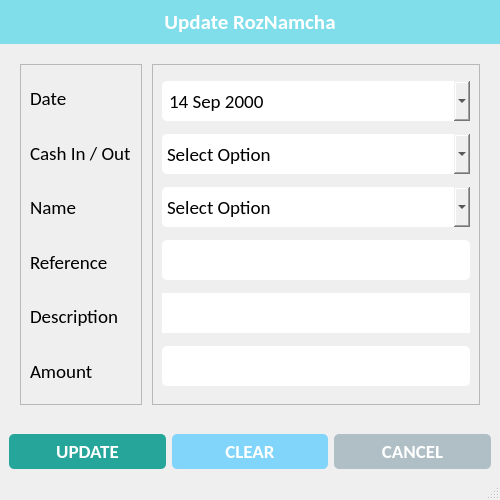
<?xml version="1.0" encoding="UTF-8"?>
<ui version="4.0">
 <class>UpdateRozNamchaWindow</class>
 <widget class="QMainWindow" name="UpdateRozNamchaWindow">
  <property name="geometry">
   <rect>
    <x>0</x>
    <y>0</y>
    <width>500</width>
    <height>500</height>
   </rect>
  </property>
  <property name="minimumSize">
   <size>
    <width>500</width>
    <height>500</height>
   </size>
  </property>
  <property name="maximumSize">
   <size>
    <width>500</width>
    <height>500</height>
   </size>
  </property>
  <property name="windowTitle">
   <string>Update Roznamcha</string>
  </property>
  <property name="windowIcon">
   <iconset resource="../resources.qrc">
    <normaloff>:/icons/assets/icons/logo.png</normaloff>:/icons/assets/icons/logo.png</iconset>
  </property>
  <property name="iconSize">
   <size>
    <width>32</width>
    <height>32</height>
   </size>
  </property>
  <widget class="QWidget" name="centralwidget">
   <property name="styleSheet">
    <string notr="true">#label_widget {
	background-color: #80deea;
}

#label_5 {
	color: #fff;
}

#btn_update {
	background-color: #26a69a;
	border-radius: 5px;
	padding: 5px 0px;
	color: white;
}

#btn_clear {
	background-color: #81d4fa;
	border-radius: 5px;
	padding: 5px 0px;
	color: white;
}

#btn_cancel {
	background-color: #b0bec5;
	border-radius: 5px;
	padding: 5px 0px;
	color: white;
}

QLineEdit {
	border-radius: 5px;
	padding: 5px 5px;
}

QDateEdit {
	border-radius: 5px;
	padding: 5px 5px;
}

QComboBox {
	border-radius: 5px;
	padding: 5px 5px;
}

QTextEdit {
	border-radius: 10px;
	padding: 0px 0px;
}</string>
   </property>
   <layout class="QVBoxLayout" name="verticalLayout_4">
    <property name="spacing">
     <number>0</number>
    </property>
    <property name="leftMargin">
     <number>0</number>
    </property>
    <property name="topMargin">
     <number>0</number>
    </property>
    <property name="rightMargin">
     <number>0</number>
    </property>
    <property name="bottomMargin">
     <number>0</number>
    </property>
    <item>
     <widget class="QWidget" name="label_widget" native="true">
      <layout class="QVBoxLayout" name="verticalLayout">
       <item>
        <widget class="QLabel" name="label_5">
         <property name="font">
          <font>
           <family>Calibri</family>
           <pointsize>16</pointsize>
           <weight>75</weight>
           <bold>true</bold>
          </font>
         </property>
         <property name="text">
          <string>Update RozNamcha</string>
         </property>
         <property name="alignment">
          <set>Qt::AlignCenter</set>
         </property>
        </widget>
       </item>
      </layout>
     </widget>
    </item>
    <item>
     <widget class="QWidget" name="details_widget" native="true">
      <layout class="QHBoxLayout" name="horizontalLayout">
       <property name="spacing">
        <number>10</number>
       </property>
       <property name="leftMargin">
        <number>20</number>
       </property>
       <property name="topMargin">
        <number>20</number>
       </property>
       <property name="rightMargin">
        <number>20</number>
       </property>
       <property name="bottomMargin">
        <number>20</number>
       </property>
       <item>
        <widget class="QFrame" name="lbl_frame">
         <property name="frameShape">
          <enum>QFrame::StyledPanel</enum>
         </property>
         <property name="frameShadow">
          <enum>QFrame::Raised</enum>
         </property>
         <layout class="QVBoxLayout" name="verticalLayout_2">
          <property name="spacing">
           <number>6</number>
          </property>
          <property name="topMargin">
           <number>9</number>
          </property>
          <property name="bottomMargin">
           <number>9</number>
          </property>
          <item>
           <widget class="QLabel" name="lbl_date">
            <property name="font">
             <font>
              <family>Calibri</family>
              <pointsize>14</pointsize>
             </font>
            </property>
            <property name="text">
             <string>Date</string>
            </property>
           </widget>
          </item>
          <item>
           <widget class="QLabel" name="lbl_cashInOut">
            <property name="font">
             <font>
              <family>Calibri</family>
              <pointsize>14</pointsize>
             </font>
            </property>
            <property name="text">
             <string>Cash In / Out</string>
            </property>
           </widget>
          </item>
          <item>
           <widget class="QLabel" name="lbl_name">
            <property name="font">
             <font>
              <family>Calibri</family>
              <pointsize>14</pointsize>
             </font>
            </property>
            <property name="text">
             <string>Name</string>
            </property>
           </widget>
          </item>
          <item>
           <widget class="QLabel" name="lbl_reference">
            <property name="font">
             <font>
              <family>Calibri</family>
              <pointsize>14</pointsize>
             </font>
            </property>
            <property name="text">
             <string>Reference</string>
            </property>
           </widget>
          </item>
          <item>
           <widget class="QLabel" name="lbl_description">
            <property name="font">
             <font>
              <family>Calibri</family>
              <pointsize>14</pointsize>
             </font>
            </property>
            <property name="text">
             <string>Description</string>
            </property>
            <property name="alignment">
             <set>Qt::AlignLeading|Qt::AlignLeft|Qt::AlignVCenter</set>
            </property>
           </widget>
          </item>
          <item>
           <widget class="QLabel" name="lbl_amount">
            <property name="font">
             <font>
              <family>Calibri</family>
              <pointsize>14</pointsize>
             </font>
            </property>
            <property name="text">
             <string>Amount</string>
            </property>
           </widget>
          </item>
         </layout>
        </widget>
       </item>
       <item>
        <widget class="QFrame" name="lbl_inputs">
         <property name="frameShape">
          <enum>QFrame::StyledPanel</enum>
         </property>
         <property name="frameShadow">
          <enum>QFrame::Raised</enum>
         </property>
         <layout class="QVBoxLayout" name="verticalLayout_3">
          <item>
           <widget class="QDateEdit" name="txt_date">
            <property name="minimumSize">
             <size>
              <width>0</width>
              <height>0</height>
             </size>
            </property>
            <property name="maximumSize">
             <size>
              <width>1000</width>
              <height>40</height>
             </size>
            </property>
            <property name="font">
             <font>
              <family>Calibri</family>
              <pointsize>14</pointsize>
             </font>
            </property>
            <property name="minimumDate">
             <date>
              <year>2000</year>
              <month>9</month>
              <day>14</day>
             </date>
            </property>
            <property name="currentSection">
             <enum>QDateTimeEdit::DaySection</enum>
            </property>
            <property name="calendarPopup">
             <bool>true</bool>
            </property>
            <property name="timeSpec">
             <enum>Qt::LocalTime</enum>
            </property>
           </widget>
          </item>
          <item>
           <widget class="QComboBox" name="cashInOut_option">
            <property name="minimumSize">
             <size>
              <width>0</width>
              <height>0</height>
             </size>
            </property>
            <property name="maximumSize">
             <size>
              <width>1000</width>
              <height>40</height>
             </size>
            </property>
            <property name="font">
             <font>
              <family>Calibri</family>
              <pointsize>14</pointsize>
             </font>
            </property>
            <item>
             <property name="text">
              <string>Select Option</string>
             </property>
            </item>
            <item>
             <property name="text">
              <string>Cash In</string>
             </property>
            </item>
            <item>
             <property name="text">
              <string>Cash Out</string>
             </property>
            </item>
           </widget>
          </item>
          <item>
           <widget class="QComboBox" name="names_list_option">
            <property name="minimumSize">
             <size>
              <width>0</width>
              <height>0</height>
             </size>
            </property>
            <property name="maximumSize">
             <size>
              <width>1000</width>
              <height>40</height>
             </size>
            </property>
            <property name="font">
             <font>
              <family>Calibri</family>
              <pointsize>14</pointsize>
             </font>
            </property>
            <item>
             <property name="text">
              <string>Select Option</string>
             </property>
            </item>
            <item>
             <property name="text">
              <string>Cash In</string>
             </property>
            </item>
            <item>
             <property name="text">
              <string>Cash Out</string>
             </property>
            </item>
           </widget>
          </item>
          <item>
           <widget class="QLineEdit" name="txt_reference">
            <property name="minimumSize">
             <size>
              <width>0</width>
              <height>0</height>
             </size>
            </property>
            <property name="maximumSize">
             <size>
              <width>1000</width>
              <height>40</height>
             </size>
            </property>
            <property name="font">
             <font>
              <family>Calibri</family>
              <pointsize>14</pointsize>
             </font>
            </property>
           </widget>
          </item>
          <item>
           <widget class="QTextEdit" name="txt_description">
            <property name="minimumSize">
             <size>
              <width>0</width>
              <height>0</height>
             </size>
            </property>
            <property name="maximumSize">
             <size>
              <width>1000</width>
              <height>40</height>
             </size>
            </property>
            <property name="font">
             <font>
              <family>Calibri</family>
              <pointsize>14</pointsize>
             </font>
            </property>
           </widget>
          </item>
          <item>
           <widget class="QLineEdit" name="txt_amount">
            <property name="minimumSize">
             <size>
              <width>0</width>
              <height>0</height>
             </size>
            </property>
            <property name="maximumSize">
             <size>
              <width>1000</width>
              <height>40</height>
             </size>
            </property>
            <property name="font">
             <font>
              <family>Calibri</family>
              <pointsize>14</pointsize>
             </font>
            </property>
           </widget>
          </item>
         </layout>
        </widget>
       </item>
      </layout>
     </widget>
    </item>
    <item>
     <widget class="QWidget" name="bottom_widget" native="true">
      <layout class="QHBoxLayout" name="horizontalLayout_2">
       <item>
        <widget class="QPushButton" name="btn_update">
         <property name="font">
          <font>
           <family>Calibri</family>
           <pointsize>14</pointsize>
           <weight>75</weight>
           <bold>true</bold>
          </font>
         </property>
         <property name="cursor">
          <cursorShape>OpenHandCursor</cursorShape>
         </property>
         <property name="text">
          <string>UPDATE</string>
         </property>
         <property name="icon">
          <iconset resource="../resources.qrc">
           <normaloff>:/icons/assets/icons/save.png</normaloff>:/icons/assets/icons/save.png</iconset>
         </property>
         <property name="iconSize">
          <size>
           <width>32</width>
           <height>32</height>
          </size>
         </property>
        </widget>
       </item>
       <item>
        <widget class="QPushButton" name="btn_clear">
         <property name="font">
          <font>
           <family>Calibri</family>
           <pointsize>14</pointsize>
           <weight>75</weight>
           <bold>true</bold>
          </font>
         </property>
         <property name="cursor">
          <cursorShape>OpenHandCursor</cursorShape>
         </property>
         <property name="text">
          <string>CLEAR</string>
         </property>
         <property name="icon">
          <iconset resource="../resources.qrc">
           <normaloff>:/icons/assets/icons/clear.png</normaloff>:/icons/assets/icons/clear.png</iconset>
         </property>
         <property name="iconSize">
          <size>
           <width>32</width>
           <height>32</height>
          </size>
         </property>
        </widget>
       </item>
       <item>
        <widget class="QPushButton" name="btn_cancel">
         <property name="font">
          <font>
           <family>Calibri</family>
           <pointsize>14</pointsize>
           <weight>75</weight>
           <bold>true</bold>
          </font>
         </property>
         <property name="cursor">
          <cursorShape>OpenHandCursor</cursorShape>
         </property>
         <property name="text">
          <string>CANCEL</string>
         </property>
         <property name="icon">
          <iconset resource="../resources.qrc">
           <normaloff>:/icons/assets/icons/close.png</normaloff>:/icons/assets/icons/close.png</iconset>
         </property>
         <property name="iconSize">
          <size>
           <width>32</width>
           <height>32</height>
          </size>
         </property>
        </widget>
       </item>
      </layout>
     </widget>
    </item>
   </layout>
  </widget>
  <widget class="QStatusBar" name="statusbar"/>
 </widget>
 <resources>
  <include location="../resources.qrc"/>
 </resources>
 <connections/>
</ui>
